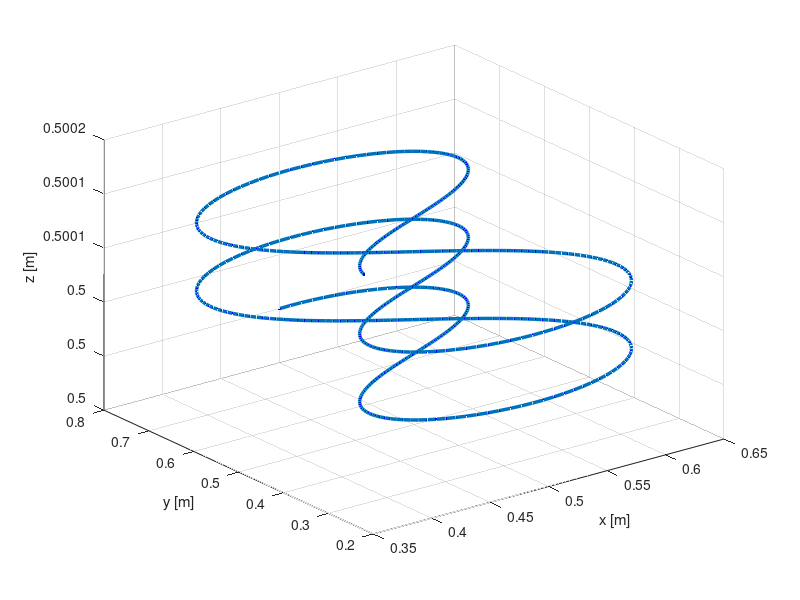

MATLAB code to generate this figure: (Note: this script raises an error after producing the figure.)

figure(1)
t = linspace(0, 15, 500);
% Semi-distanza tra i fuochi
a = 0.3;
% Lemniscata di Bernoulli
% x = 0.8 * a * sin(1*t) .* real(sqrt(cos(15*t))) + 0.5;
% y = 0.8 * a * cos(1*t) .* real(sqrt(cos(15*t))) + 0.5;
y = a*cos(t) ./ (1+(sin(t).^2)) + 0.5;
x = a*sin(t).*cos(t) ./ (1+(sin(t).^2)) + 0.5;
z = 0.00001*t + 0.5;
plot3(x,y,z, 'LineWidth', 2.5);
xlabel('x')
ylabel('y')
zlabel('z')
count = length(t);
grid on

%% Definizione a punti della traiettoria
%traiettoria
points2 = [ x' y' z'];

% TRAIETTORIA FINALE POSIZIONE E ORIENTAZIONE
TrajectoryPos = zeros([count 4]);
TrajectoryPos(:,1) = t';
TrajectoryPos(:,2:4) = points2;

TrajectoryOr = zeros([count 4]);
TrajectoryOr(:,1) = t';
TrajectoryOr(:,2) = pi;
TrajectoryOr(:,3) = pi;
TrajectoryOr(:,4) = pi;

hold on, grid on,
plot3(TrajectoryPos(:,2),TrajectoryPos(:,3),TrajectoryPos(:,4),'b.')
xlabel('x [m]');
ylabel('y [m]');
zlabel('z [m]');

%posizione e rotazione EE lungo la traiettoria
PosEE = TrajectoryPos(:,2:4);
RotEE = eul2rotm(TrajectoryOr(:,2:4));

%conversione dei punti della traiettoria in cordinate omogenee
T = transl(PosEE);

for i = 1:length(PosEE)
    T(1:3,1:3,i) = RotEE(:,:,i);  
end

%ricavo le variabili di giunto desiderate attraverso la funzione ikine del
%robotic toolbox
Q_des = ur10.ikine(T);
